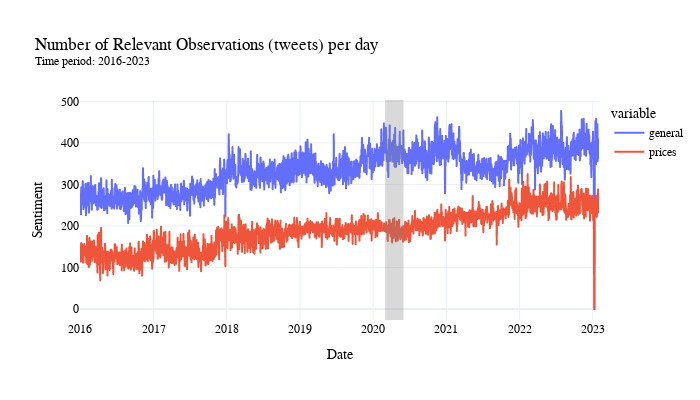

The cell this chart's notebook holds for it:
### Code cell
#Define the function that will be used to keep plot style consistent 
def plot_clean(df, vars, title_in,ylabel,height_in):
    fig = px.line(df, x=df.index, y=vars, title=title_in, template="plotly_white", width = 700, height = height_in )
    fig.update_layout(
        font_family="Georgia",
        font_color="black",
        yaxis_title = ylabel,
        xaxis_title = "Date"
        
    )
    # ADD NBER bar shading 
    fig.add_vrect(
        x0='2020-03-01 00:00:00',
        x1='2020-06-01 00:00:00',
        fillcolor="grey",
        opacity=0.3,
        line_width=0,
    )
    fig.show()

#Plot sample size 
plot_clean(agg_count, ['general','prices'], 'Number of Relevant Observations (tweets) per day <br><sup>Time period: 2016-2023 </sup> ' , 'Sentiment',400)

### Figure 1 — Plotly figure (JSON) as saved in the notebook; plotly's stock layout.template omitted (floating-point values rounded to 4 significant figures; data arrays with more than 128 entries replaced by an {"elided": "..."} marker saying what was removed)
{"data": [{"hovertemplate": "variable=general<br>date=%{x}<br>value=%{y}<extra></extra>", "legendgroup": "general", "line": {"color": "#636efa", "dash": "solid"}, "marker": {"symbol": "circle"}, "mode": "lines", "name": "general", "showlegend": true, "type": "scattergl", "x": {"elided": "2590 str values"}, "xaxis": "x", "y": {"elided": "2590 int values"}, "yaxis": "y"}, {"hovertemplate": "variable=prices<br>date=%{x}<br>value=%{y}<extra></extra>", "legendgroup": "prices", "line": {"color": "#EF553B", "dash": "solid"}, "marker": {"symbol": "circle"}, "mode": "lines", "name": "prices", "showlegend": true, "type": "scattergl", "x": {"elided": "2590 str values"}, "xaxis": "x", "y": {"elided": "2590 int values"}, "yaxis": "y"}], "layout": {"font": {"color": "black", "family": "Georgia"}, "height": 400, "legend": {"title": {"text": "variable"}, "tracegroupgap": 0}, "shapes": [{"fillcolor": "grey", "line": {"width": 0}, "opacity": 0.3, "type": "rect", "x0": "2020-03-01 00:00:00", "x1": "2020-06-01 00:00:00", "xref": "x", "y0": 0, "y1": 1, "yref": "y domain"}], "title": {"text": "Number of Relevant Observations (tweets) per day <br><sup>Time period: 2016-2023 </sup> "}, "width": 700, "xaxis": {"anchor": "y", "domain": [0, 1], "title": {"text": "Date"}}, "yaxis": {"anchor": "x", "domain": [0, 1], "title": {"text": "Sentiment"}}}}
